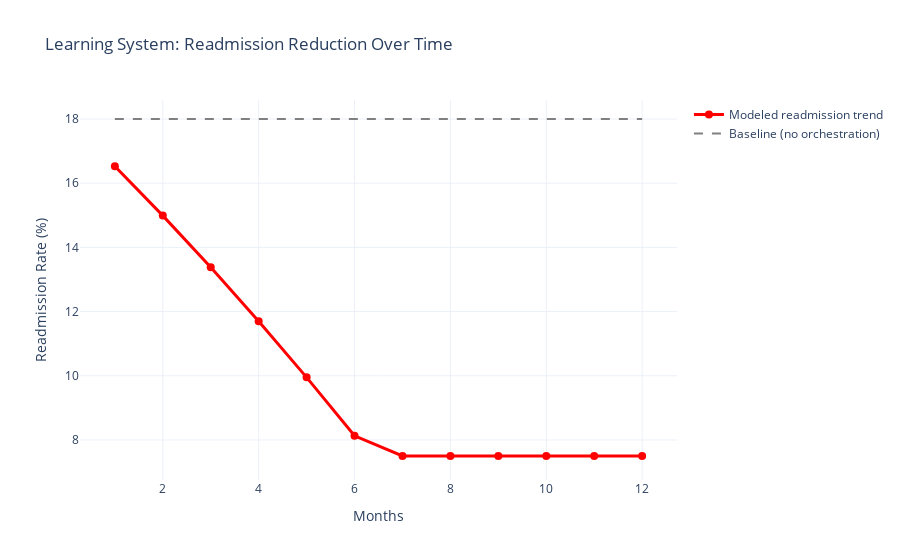
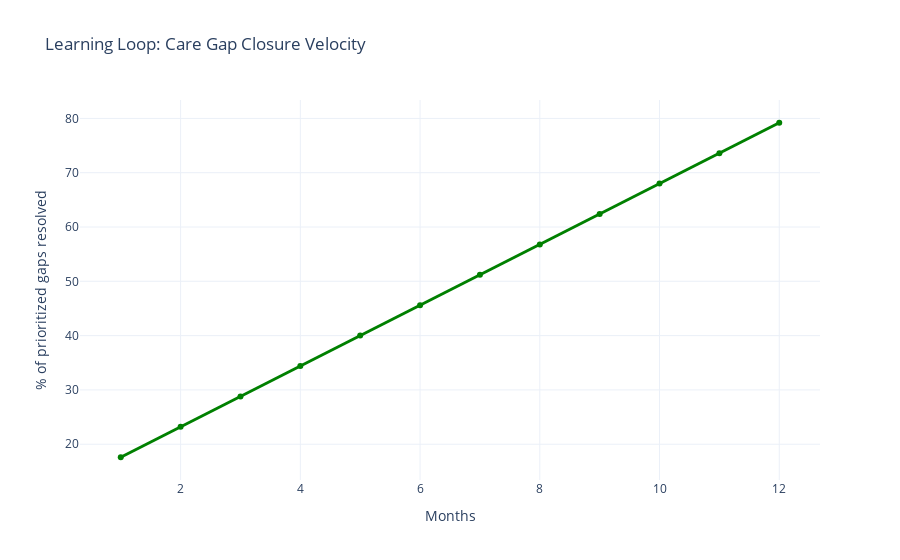
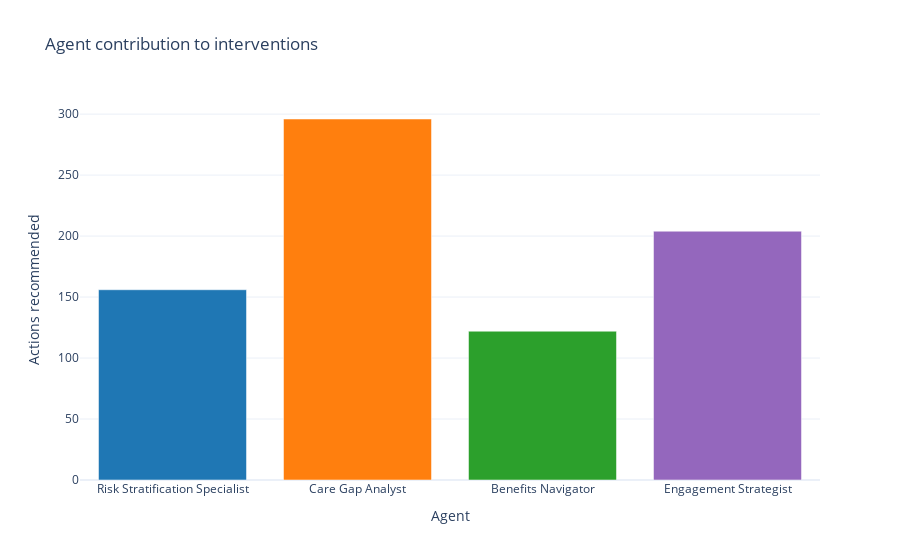
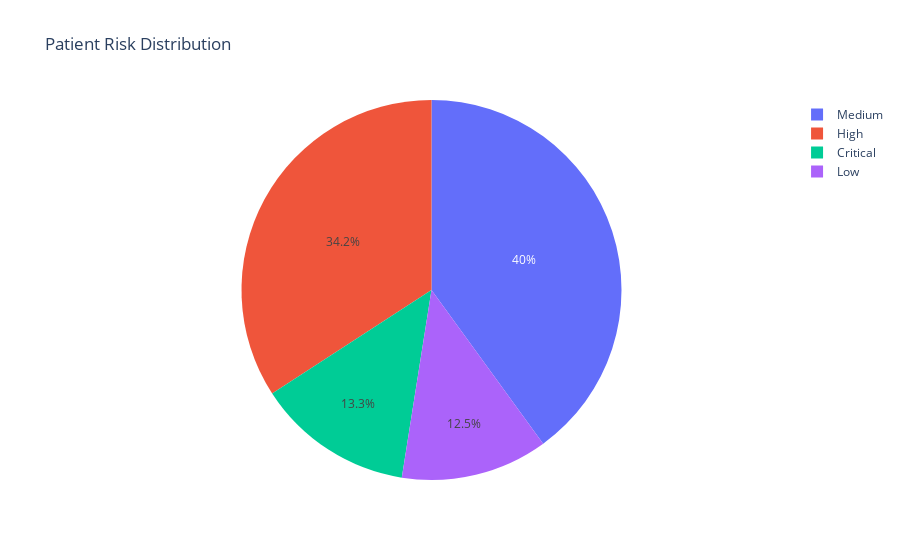

The code cell stored with these charts, in order, in its notebook:
### Code cell
# Cell 5: Visualize Feedback Loops
fig = go.Figure()
fig.add_trace(go.Scatter(
    x=results['time_points'],
    y=results['readmission_rates'],
    mode='lines+markers',
    name='Modeled readmission trend',
    line=dict(color='red', width=3),
    marker=dict(size=8)
))
fig.add_trace(go.Scatter(
    x=results['time_points'],
    y=[18 for _ in results['time_points']],
    mode='lines',
    name='Baseline (no orchestration)',
    line=dict(color='gray', dash='dash')
))
fig.update_layout(
    title='Learning System: Readmission Reduction Over Time',
    xaxis_title='Months',
    yaxis_title='Readmission Rate (%)',
    hovermode='x unified',
    template='plotly_white'
)
fig.show()

fig_care = go.Figure()
fig_care.add_trace(go.Scatter(
    x=results['time_points'],
    y=results['care_gap_resolution'],
    mode='lines+markers',
    name='Care gap resolution (%)',
    line=dict(color='green', width=3)
))
fig_care.update_layout(
    title='Learning Loop: Care Gap Closure Velocity',
    xaxis_title='Months',
    yaxis_title='% of prioritized gaps resolved',
    template='plotly_white'
)
fig_care.show()

agent_fig = go.Figure(data=go.Bar(
    x=list(results['agent_action_counts'].keys()),
    y=list(results['agent_action_counts'].values()),
    marker=dict(color=['#1f77b4', '#ff7f0e', '#2ca02c', '#9467bd'])
))
agent_fig.update_layout(
    title='Agent contribution to interventions',
    xaxis_title='Agent',
    yaxis_title='Actions recommended',
    template='plotly_white'
)
agent_fig.show()

risk_dist = cohort['risk_level'].value_counts()
fig_risk = px.pie(
    values=risk_dist.values,
    names=risk_dist.index,
    title='Patient Risk Distribution',
    color_discrete_map={'Critical': 'red', 'High': 'orange', 'Medium': 'yellow', 'Low': 'green'}
)
fig_risk.show()

### Figure 1 — Plotly figure (JSON) as saved in the notebook; plotly's stock layout.template omitted (floating-point values rounded to 4 significant figures)
{"data": [{"line": {"color": "red", "width": 3}, "marker": {"size": 8}, "mode": "lines+markers", "name": "Modeled readmission trend", "type": "scatter", "x": [1, 2, 3, 4, 5, 6, 7, 8, 9, 10, 11, 12], "y": [16.53, 14.99, 13.38, 11.7, 9.95, 8.13, 7.5, 7.5, 7.5, 7.5, 7.5, 7.5]}, {"line": {"color": "gray", "dash": "dash"}, "mode": "lines", "name": "Baseline (no orchestration)", "type": "scatter", "x": [1, 2, 3, 4, 5, 6, 7, 8, 9, 10, 11, 12], "y": [18, 18, 18, 18, 18, 18, 18, 18, 18, 18, 18, 18]}], "layout": {"hovermode": "x unified", "title": {"text": "Learning System: Readmission Reduction Over Time"}, "xaxis": {"title": {"text": "Months"}}, "yaxis": {"title": {"text": "Readmission Rate (%)"}}}}

### Figure 2 — Plotly figure (JSON) as saved in the notebook; plotly's stock layout.template omitted (floating-point values rounded to 4 significant figures)
{"data": [{"line": {"color": "green", "width": 3}, "mode": "lines+markers", "name": "Care gap resolution (%)", "type": "scatter", "x": [1, 2, 3, 4, 5, 6, 7, 8, 9, 10, 11, 12], "y": [17.6, 23.2, 28.8, 34.4, 40, 45.6, 51.2, 56.8, 62.4, 68, 73.6, 79.2]}], "layout": {"title": {"text": "Learning Loop: Care Gap Closure Velocity"}, "xaxis": {"title": {"text": "Months"}}, "yaxis": {"title": {"text": "% of prioritized gaps resolved"}}}}

### Figure 3 — Plotly figure (JSON) as saved in the notebook; plotly's stock layout.template omitted (floating-point values rounded to 4 significant figures)
{"data": [{"marker": {"color": ["#1f77b4", "#ff7f0e", "#2ca02c", "#9467bd"]}, "type": "bar", "x": ["Risk Stratification Specialist", "Care Gap Analyst", "Benefits Navigator", "Engagement Strategist"], "y": [156, 296, 122, 204]}], "layout": {"title": {"text": "Agent contribution to interventions"}, "xaxis": {"title": {"text": "Agent"}}, "yaxis": {"title": {"text": "Actions recommended"}}}}

### Figure 4 — Plotly figure (JSON) as saved in the notebook; plotly's stock layout.template omitted (floating-point values rounded to 4 significant figures)
{"data": [{"domain": {"x": [0, 1], "y": [0, 1]}, "hovertemplate": "label=%{label}<br>value=%{value}<extra></extra>", "labels": ["Medium", "High", "Critical", "Low"], "legendgroup": "", "name": "", "showlegend": true, "type": "pie", "values": [48, 41, 16, 15]}], "layout": {"legend": {"tracegroupgap": 0}, "title": {"text": "Patient Risk Distribution"}}}
